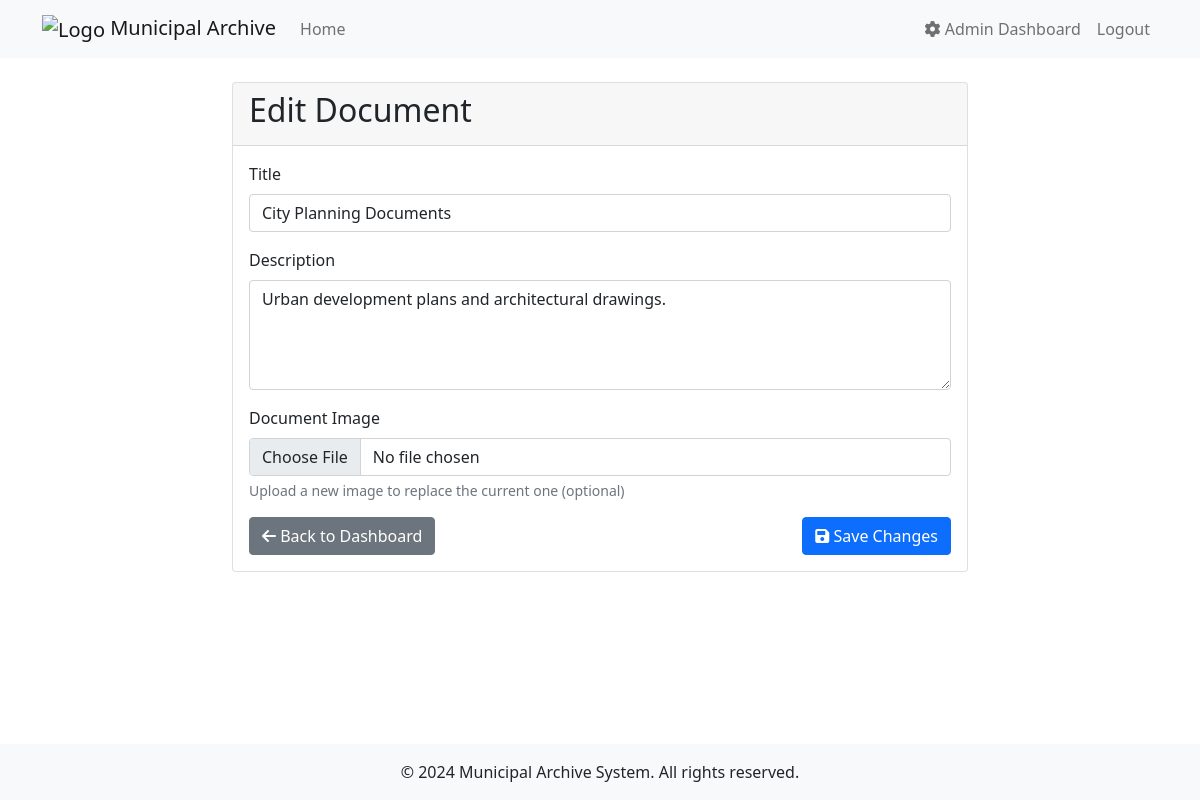
The page /admin/documents/2/edit (signed in) on the database its author committed.
### app.py (models this page shows)
class Document(db.Model):
    id = db.Column(db.Integer, primary_key=True)
    title = db.Column(db.String(100), nullable=False)
    description = db.Column(db.Text, nullable=False)
    image_path = db.Column(db.String(200))
    upload_date = db.Column(db.DateTime, default=datetime.utcnow)
    reservations = db.relationship('Reservation', backref='document', lazy=True)

### app.py (the view)
    def decorated_function(*args, **kwargs):
        if 'user_id' not in session:
            flash('Please login to access this page', 'error')
            return redirect(url_for('login'))
        user = User.query.get(session['user_id'])
        if not user or not user.is_admin:
            flash('You do not have permission to access this page', 'error')
            return redirect(url_for('index'))
        return f(*args, **kwargs)

### app.py (called while the page is built, shortened)
def admin_required(f):
    def decorated_function(*args, **kwargs):
        if 'user_id' not in session:
            flash('Please login to access this page', 'error')
            return redirect(url_for('login'))
        user = User.query.get(session['user_id'])
        if not user or not user.is_admin:
            flash('You do not have permission to access this page', 'error')
            return redirect(url_for('index'))
        return f(*args, **kwargs)
    decorated_function.__name__ = f.__name__
    return decorated_function

@app.route('/admin/documents/<int:document_id>/edit', methods=['GET', 'POST'])
@admin_required
def edit_document(document_id):
    document = Document.query.get_or_404(document_id)
    return render_template('admin/edit_document.html', document=document)

### templates/admin/edit_document.html (shortened to what this page needs)
{% extends "base.html" %}
{% block content %}
<div class="container mt-4">
    <div class="row">
        <div class="col-md-8 offset-md-2">
            <div class="card">
                <div class="card-header">
                    <h2 class="card-title">Edit Document</h2>
                </div>
                <div class="card-body">
                    <form method="POST" enctype="multipart/form-data">
                        <div class="mb-3">
                            <label for="title" class="form-label">Title</label>
                            <input type="text" class="form-control" id="title" name="title" value="{{ document.title }}" required>
                        </div>
                        <div class="mb-3">
                            <label for="description" class="form-label">Description</label>
                            <textarea class="form-control" id="description" name="description" rows="4" required>{{ document.description }}</textarea>
                        </div>
                        <div class="mb-3">
                            <label for="image" class="form-label">Document Image</label>
                            <input type="file" class="form-control" id="image" name="image" accept="image/*">
                            <div class="form-text">Upload a new image to replace the current one (optional)</div>
                        </div>
                        <div class="d-flex justify-content-between">
                            <a href="{{ url_for('admin_dashboard') }}" class="btn btn-secondary">
                                <i class="fas fa-arrow-left"></i> Back to Dashboard
                            </a>
                            <button type="submit" class="btn btn-primary">
                                <i class="fas fa-save"></i> Save Changes
                            </button>
                        </div>
                    </form>
                </div>
            </div>
        </div>
    </div>
</div>
{% endblock %}

### css/styles.css (style rules this page uses)
body { min-height: 100vh; display: flex; flex-direction: column; }

### rows shown on the page
Document: title "City Planning Documents", description "Urban development plans and architectural drawings."
